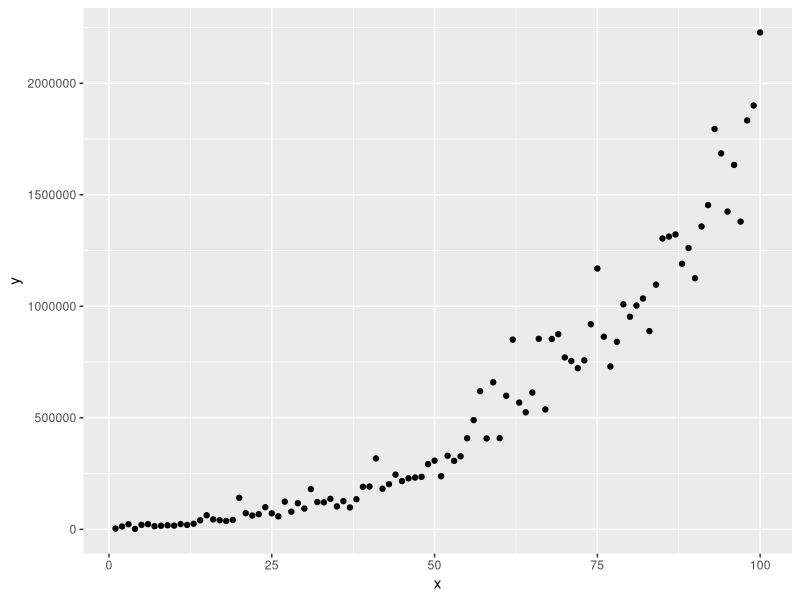
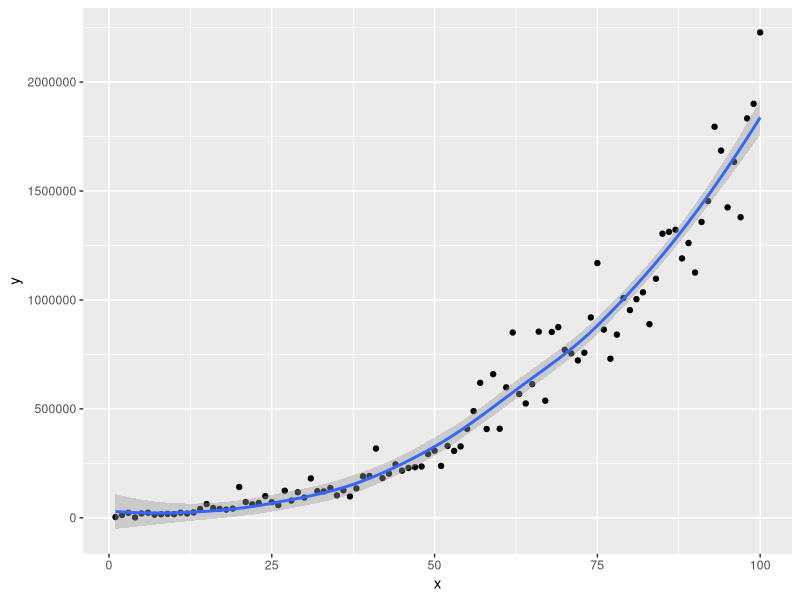
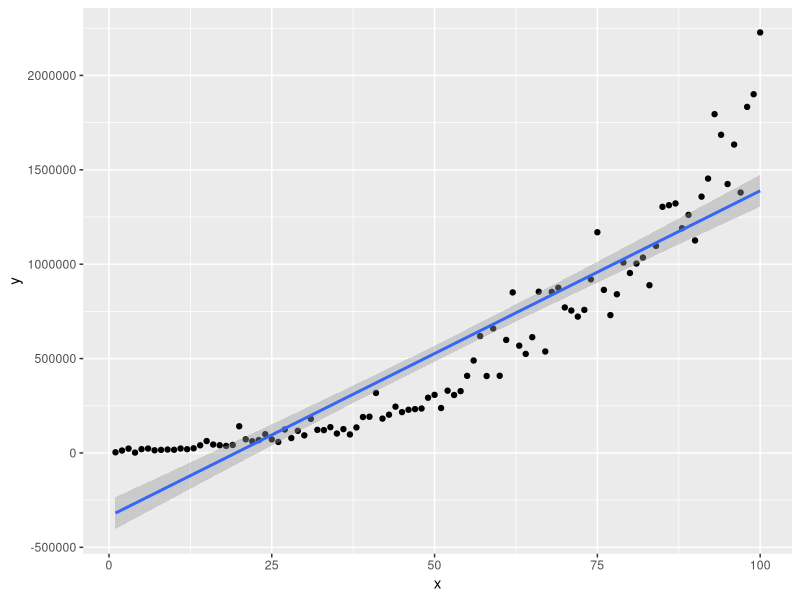
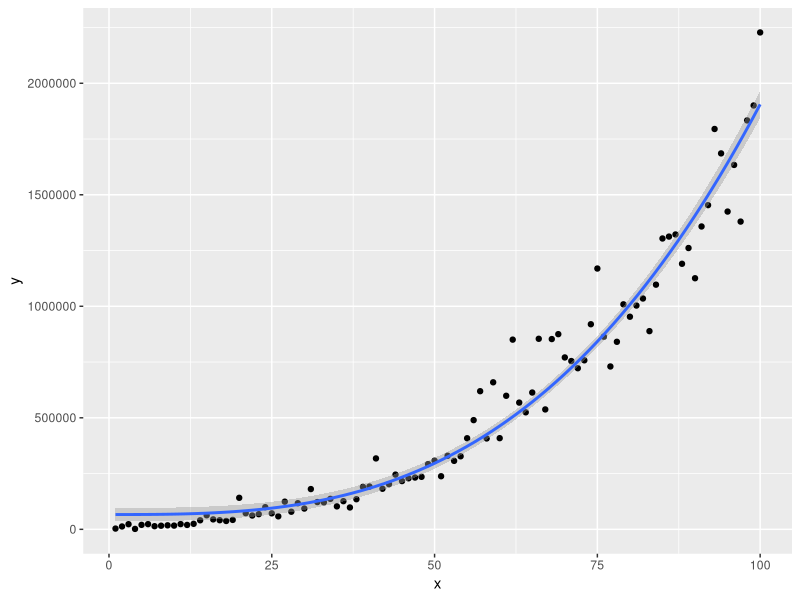

R code for these plots, in order:
## ---- chunk 1
knitr::opts_chunk$set(collapse = TRUE, dev = "png", comment = "#>", tidy = "styler")
#Sys.setenv("LANGUAGE"="EN") # Embed this for outputing English message
#Sys.setlocale('LC_ALL','C') # Embed this directly in the Rmarkdown script that contains the Chinese character comment
options(digits=3)
options(max.print=200)
## ---- chunk 2
set.seed(1234L)
x = 1:100
y = (c(1:100) + rnorm(100, mean = 20, sd = 5)) ^ 3
df <- data.frame(
  x = x,
  y = y
)
## ---- chunk 3
library(ggplot2)
p <- ggplot(df, aes(x, y)) + 
  geom_point()
p
## ---- chunk 4
p + geom_smooth()
## ---- chunk 5
p + geom_smooth(method = "lm")
## ---- chunk 6
p + geom_smooth(method = "lm", formula = y ~ I(x^3))
